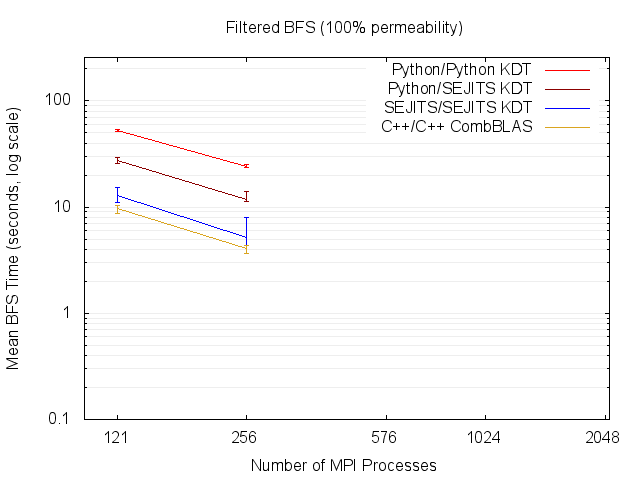

Source code (gnuplot):
set title "Filtered BFS (100% permeability)"
set terminal png
set output "gnuplot_100.png"
set xrange [100:2100]
set yrange [0.1:256]
set logscale y
set logscale x
set grid ytics mytics lt 1 lc rgb "#EEEEEE"
set xlabel 'Number of MPI Processes'
set ylabel 'Mean BFS Time (seconds, log scale)'
set xtics ('256' 256, '121' 121, '2048' 2048, '576' 576, '1024' 1024)
plot\
 "gnuplot_100.dat" every ::1 using 1:5:3:4:6 title '' ps 0 lc rgb '#FF0000' with candlesticks,\
 "gnuplot_100.dat" every ::1 using 1:2 title 'Python/Python KDT' lc rgb '#FF0000' with lines,\
 "gnuplot_100.dat" every ::1 using 1:10:8:9:11 title '' ps 0 lc rgb '#8B0000' with candlesticks,\
 "gnuplot_100.dat" every ::1 using 1:7 title 'Python/SEJITS KDT' lc rgb '#8B0000' with lines,\
 "gnuplot_100.dat" every ::1 using 1:15:13:14:16 title '' ps 0 lc rgb '#0000FF' with candlesticks,\
 "gnuplot_100.dat" every ::1 using 1:12 title 'SEJITS/SEJITS KDT' lc rgb '#0000FF' with lines,\
 "gnuplot_100.dat" every ::1 using 1:20:18:19:21 title '' ps 0 lc rgb '#DAA520' with candlesticks,\
 "gnuplot_100.dat" every ::1 using 1:17 title 'C++/C++ CombBLAS' lc rgb '#DAA520' with lines
